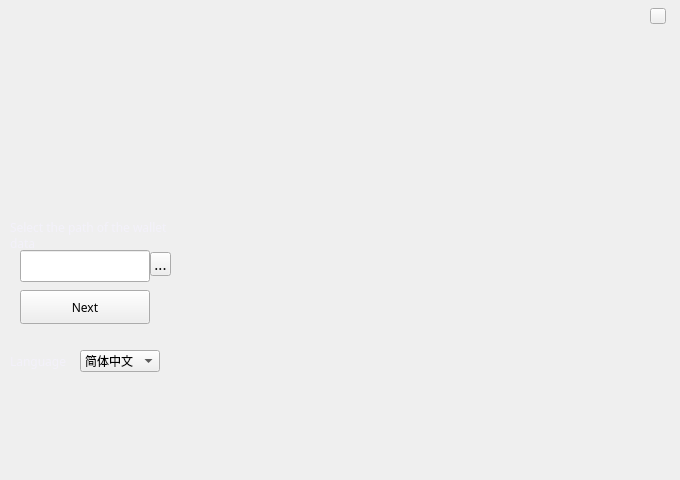
<?xml version="1.0" encoding="UTF-8"?>
<ui version="4.0">
 <class>SelectWalletPathWidget</class>
 <widget class="QWidget" name="SelectWalletPathWidget">
  <property name="geometry">
   <rect>
    <x>0</x>
    <y>0</y>
    <width>680</width>
    <height>480</height>
   </rect>
  </property>
  <property name="font">
   <font>
    <family>Microsoft YaHei UI Light</family>
   </font>
  </property>
  <property name="windowTitle">
   <string>Form</string>
  </property>
  <widget class="QToolButton" name="pathBtn">
   <property name="geometry">
    <rect>
     <x>150</x>
     <y>252</y>
     <width>21</width>
     <height>24</height>
    </rect>
   </property>
   <property name="font">
    <font>
     <pointsize>-1</pointsize>
    </font>
   </property>
   <property name="cursor">
    <cursorShape>PointingHandCursor</cursorShape>
   </property>
   <property name="styleSheet">
    <string notr="true">font-size:15px;</string>
   </property>
   <property name="text">
    <string>...</string>
   </property>
  </widget>
  <widget class="QLineEdit" name="pathLineEdit">
   <property name="geometry">
    <rect>
     <x>20</x>
     <y>250</y>
     <width>130</width>
     <height>32</height>
    </rect>
   </property>
   <property name="font">
    <font>
     <pointsize>10</pointsize>
    </font>
   </property>
   <property name="styleSheet">
    <string notr="true"/>
   </property>
   <property name="readOnly">
    <bool>true</bool>
   </property>
   <property name="placeholderText">
    <string/>
   </property>
  </widget>
  <widget class="QToolButton" name="closeBtn">
   <property name="geometry">
    <rect>
     <x>650</x>
     <y>8</y>
     <width>16</width>
     <height>16</height>
    </rect>
   </property>
   <property name="cursor">
    <cursorShape>PointingHandCursor</cursorShape>
   </property>
   <property name="focusPolicy">
    <enum>Qt::NoFocus</enum>
   </property>
   <property name="text">
    <string/>
   </property>
  </widget>
  <widget class="QToolButton" name="okBtn">
   <property name="geometry">
    <rect>
     <x>20</x>
     <y>290</y>
     <width>130</width>
     <height>34</height>
    </rect>
   </property>
   <property name="cursor">
    <cursorShape>PointingHandCursor</cursorShape>
   </property>
   <property name="focusPolicy">
    <enum>Qt::NoFocus</enum>
   </property>
   <property name="styleSheet">
    <string notr="true"/>
   </property>
   <property name="text">
    <string>Next</string>
   </property>
  </widget>
  <widget class="QLabel" name="label_version">
   <property name="geometry">
    <rect>
     <x>26</x>
     <y>114</y>
     <width>80</width>
     <height>20</height>
    </rect>
   </property>
   <property name="font">
    <font>
     <family>微软雅黑</family>
     <pointsize>-1</pointsize>
     <weight>50</weight>
     <italic>false</italic>
     <bold>false</bold>
    </font>
   </property>
   <property name="styleSheet">
    <string notr="true">font: 14px &quot;微软雅黑&quot;;</string>
   </property>
   <property name="text">
    <string/>
   </property>
  </widget>
  <widget class="QLabel" name="label">
   <property name="geometry">
    <rect>
     <x>10</x>
     <y>220</y>
     <width>170</width>
     <height>30</height>
    </rect>
   </property>
   <property name="styleSheet">
    <string notr="true">color: rgb(243, 241, 250);
font: 12px &quot;微软雅黑&quot;;</string>
   </property>
   <property name="text">
    <string>Select the path of the wallet data</string>
   </property>
   <property name="alignment">
    <set>Qt::AlignLeading|Qt::AlignLeft|Qt::AlignVCenter</set>
   </property>
   <property name="wordWrap">
    <bool>true</bool>
   </property>
  </widget>
  <widget class="QLabel" name="label_2">
   <property name="geometry">
    <rect>
     <x>10</x>
     <y>350</y>
     <width>60</width>
     <height>22</height>
    </rect>
   </property>
   <property name="styleSheet">
    <string notr="true">color: rgb(243, 241, 250);
font: 12px &quot;微软雅黑&quot;;</string>
   </property>
   <property name="text">
    <string>Language</string>
   </property>
   <property name="wordWrap">
    <bool>true</bool>
   </property>
  </widget>
  <widget class="QComboBox" name="languageComboBox">
   <property name="geometry">
    <rect>
     <x>80</x>
     <y>350</y>
     <width>80</width>
     <height>22</height>
    </rect>
   </property>
   <item>
    <property name="text">
     <string>简体中文</string>
    </property>
   </item>
   <item>
    <property name="text">
     <string>English</string>
    </property>
   </item>
  </widget>
  <zorder>pathLineEdit</zorder>
  <zorder>pathBtn</zorder>
  <zorder>closeBtn</zorder>
  <zorder>okBtn</zorder>
  <zorder>label_version</zorder>
  <zorder>label</zorder>
  <zorder>label_2</zorder>
  <zorder>languageComboBox</zorder>
 </widget>
 <resources/>
 <connections/>
</ui>
